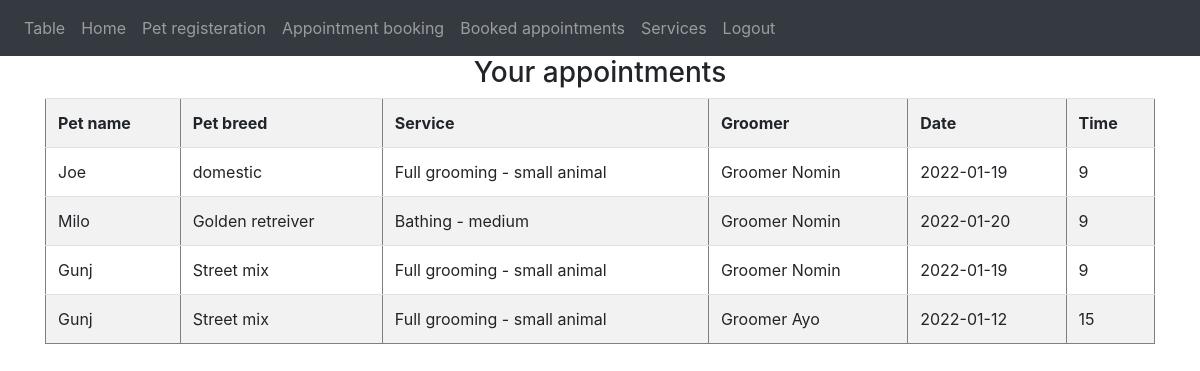
/booked (signed in), run on the app's committed database.
### website/models.py (models this page shows)
class Appointment(db.Model):
    id=db.Column(db.Integer, primary_key=True)
    owner_id=db.Column(db.Integer, db.ForeignKey('owner.id'))
    pet_id=db.Column(db.Integer, db.ForeignKey('pet.id'))
    service_id=db.Column(db.Integer, db.ForeignKey('service.id'))
    groomer_id=db.Column(db.Integer, db.ForeignKey('groomer.id'))
    date=db.Column(db.String(10))
    time=db.Column(db.String(5))

class Pet(db.Model):
    id=db.Column(db.Integer, primary_key=True)
    type=db.Column(db.String(100))
    breed=db.Column(db.String(100))
    name=db.Column(db.String(100))
    gender=db.Column(db.String(100))
    weight=db.Column(db.Numeric(100))
    dateofbirth=db.Column(db.String(10))
    owner_id=db.Column(db.Integer, db.ForeignKey('owner.id'))
    appointments=db.relationship('Appointment')

class Service(db.Model):
    id=db.Column(db.Integer, primary_key=True)
    service=db.Column(db.String(1000))
    price=db.Column(db.Numeric(100))
    appointments=db.relationship('Appointment')

class Groomer(db.Model):
    id=db.Column(db.Integer, primary_key=True)
    name=db.Column(db.String(150))
    nickname=db.Column(db.String(150), unique=True)
    password=db.Column(db.String(150))
    appointments=db.relationship('Appointment')

### website/auth.py (the view)
@auth.route('/booked', methods=['GET'])
@login_required
def booked():
    bookings = db.session.query(Appointment.id, Appointment.date, Appointment.time, Owner.id.label("owner_id"), Pet.name.label("pet_name"), Pet.breed.label("breed"), Service.service.label("service"), Groomer.name.label("groomer"))\
        .outerjoin(Service).outerjoin(Groomer).outerjoin(Pet).outerjoin(Owner)\
            .filter(Appointment.owner_id==current_user.id).all()
    return render_template('bookedappointment.html', appointments=bookings, user=current_user)

### website/__init__.py (called while the page is built)
def create_app():
    app=Flask(__name__)
    app.config['SECRET_KEY']='keyboardsecret'
    app.config['SQLALCHEMY_DATABASE_URI']=f'sqlite:///{DB_NAME}'
    db.init_app(app)
    from .views import views
    from .auth import auth
    app.register_blueprint(views, url_prefix='/')
    app.register_blueprint(auth, url_prefix='/')
    from .models import Owner, Pet, Address, Service, Groomer, Appointment
    create_database(app)
    login_manager=LoginManager()
    login_manager.login_view='auth.login'
    login_manager.init_app(app)
    @login_manager.user_loader
    def load_user(id):
        return Owner.query.get(int(id))
    return app

### website/templates/bookedappointment.html
{% extends "base.html" %} {% block title %}Book{% endblock %}
{% block content %}
<h3 align="center">Your appointments</h3>
<table border="1" cellpadding=3 class="table table-striped">
  <tr>
      <th>Pet name</th>
      <th>Pet breed</th>
      <th>Service</th>
      <th>Groomer</th>
      <th>Date</th>
      <th>Time</th>
  </tr>
{% for x in appointments %}
  <tr>
      <td>{{ x.pet_name }}</td>
      <td>{{ x.breed }}</td>
      <td>{{ x.service }}</td>
      <td>{{ x.groomer }}</td>
      <td>{{ x.date }}</td>
      <td>{{ x.time }}</td>
  </tr>
{% endfor %}
</table>
{% endblock %}

### website/templates/base.html (shortened to what this page needs)
<!DOCTYPE html>
<html>
    <head>
        <link
      rel="stylesheet"
      href="https://stackpath.bootstrapcdn.com/bootstrap/4.4.1/css/bootstrap.min.css"
/>
    <link
      rel="stylesheet"
      href="https://stackpath.bootstrapcdn.com/font-awesome/4.7.0/css/font-awesome.min.css"
/>
    </head>
    <body>
        <nav class="navbar navbar-expand-lg navbar-dark bg-dark">
            <div class="collapse navbar-collapse" id="navbar">
              <div class="navbar-nav">
                <a class="nav-item nav-link" id="dashboard" href="/dashboard">Table</a>
                {% if user.is_authenticated %}
                <a class="nav-item nav-link" id="home" href="/">Home</a>
                <a class="nav-item nav-link" id="Petregister" href="/petregister">Pet registeration</a>
                <a class="nav-item nav-link" id="appointments" href="/appointments">Appointment booking</a>
                <a class="nav-item nav-link" id="bookedappointment" href="/booked">Booked appointments</a>
                <a class="nav-item nav-link" id="services" href="/fee">Services</a>
                <a class="nav-item nav-link" id="logout" href="/logout">Logout</a>
                {% else %}
                <a class="nav-item nav-link" id="login" href="/login">Login</a>
                <a class="nav-item nav-link" id="login" href="/signup">Signup</a>
                {% endif %}
              </div>
            </div>
          </nav>
          <div class="container">{% block content %} {% endblock %}</div>
    </body>
</html>

### data on the page
Appointment: pet_name "Joe", breed "domestic", service "Full grooming - small animal", groomer "Groomer Nomin", date "2022-01-19", time "9"
Appointment: pet_name "Milo", breed "Golden retreiver", service "Bathing - medium", groomer "Groomer Nomin", date "2022-01-20", time "9"
Appointment: pet_name "Gunj", breed "Street mix", service "Full grooming - small animal", groomer "Groomer Nomin", date "2022-01-19", time "9"
Appointment: pet_name "Gunj", breed "Street mix", service "Full grooming - small animal", groomer "Groomer Ayo", date "2022-01-12", time "15"
